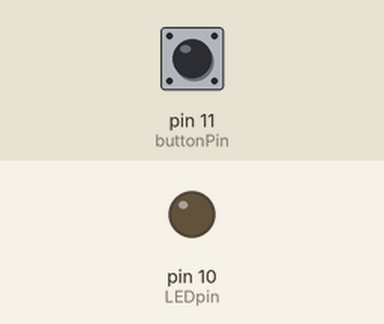
Recording of a sketch running on a simulated Arduino Uno, built with avr-gcc and run on an emulated ATmega328P. Parts: output pins drawn as LEDs (lit = HIGH). Dashed ring = blinking. The test bench sets the inputs (shaded band); at power-on: pin 11 (buttonPin) LOW.

Above: at 1.2 s.
1.3 s: pin 11 (buttonPin) pulled HIGH for 1 s
At 2.09 s:
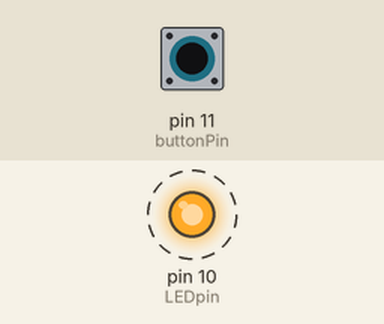
3.8 s: pin 11 (buttonPin) pulled HIGH for 0.15 s
At 4.8 s:
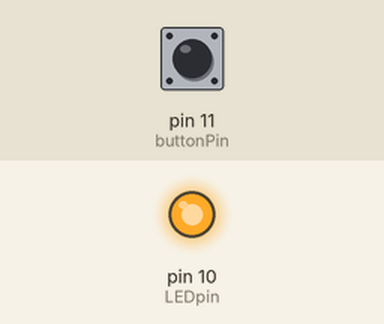
5.4 s: pin 11 (buttonPin) pulled HIGH for 3.2 s
At 5.86 s:
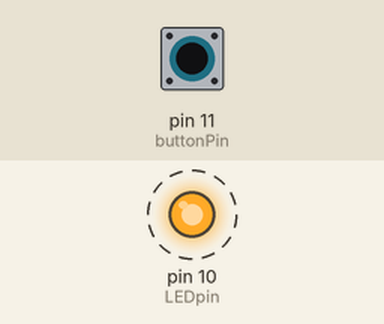
Timing chart, 0 to 10.1 s (numbered marks = the images above; inputs shaded):
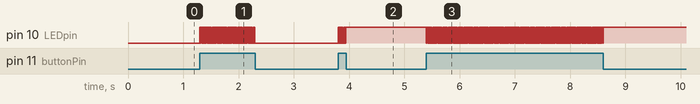

The sketch:

LightSwitch_B.ino
```cpp
int LEDpin = 10;
int buttonPin = 11;
bool LEDstate = false;

void setup() {
  pinMode(buttonPin, INPUT);
  pinMode(LEDpin, OUTPUT);
  digitalWrite(LEDpin, LEDstate);
}

void loop() {
  bool buttonState = digitalRead(buttonPin);
  if (buttonState == HIGH) {
    if (LEDstate == false) {
      digitalWrite(LEDpin, HIGH);
      LEDstate = true;
    } else {
      digitalWrite(LEDpin, LOW);
      LEDstate = false;
    }
    delay(10);
    while (digitalRead(buttonPin) == LOW){
      // do nothing

    }
  }
}


/*NOTE: The while() loop forces the program to wait until the button is released. Below is an alternative method that doesn't use the while() loop.
while() loops can cause problems when you are trying to do more complex things with the Arduino because nothing else can happen while the loop is running.*/
```

Measured:
- after the input at 1.3 s, pin 10 (LEDpin): alternates HIGH for 0.01 s and LOW for 0.01 s, 100 changes in all, then stays LOW, starting at once
- after the input at 3.8 s, pin 10 (LEDpin): alternates HIGH for 0.01 s and LOW for 0.01 s, 15 changes in all, then stays HIGH, starting at once
- after the input at 5.4 s, pin 10 (LEDpin): alternates HIGH for 0.01 s and LOW for 0.01 s, 320 changes in all, then stays HIGH, starting at once
